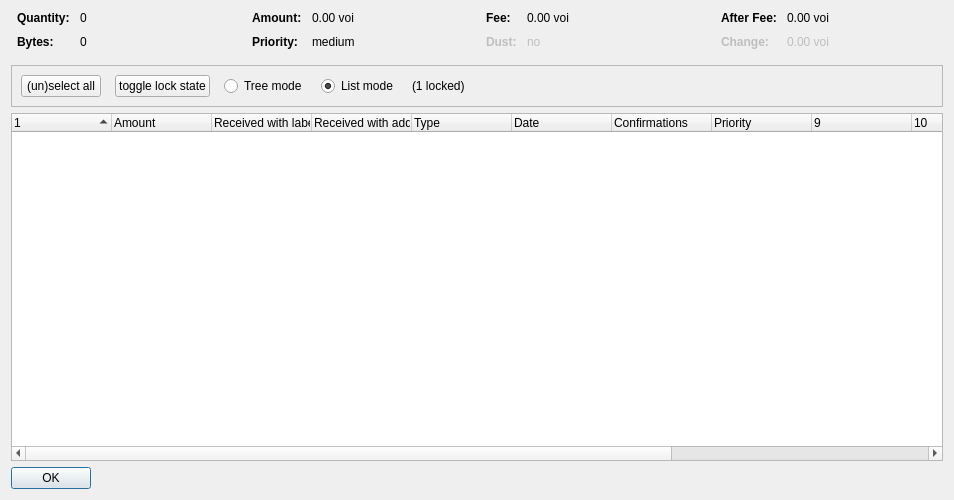
<?xml version="1.0" encoding="UTF-8"?>
<ui version="4.0">
 <class>CoinControlDialog</class>
 <widget class="QDialog" name="CoinControlDialog">
  <property name="geometry">
   <rect>
    <x>0</x>
    <y>0</y>
    <width>954</width>
    <height>500</height>
   </rect>
  </property>
  <property name="windowTitle">
   <string>Coin Selection</string>
  </property>
  <layout class="QVBoxLayout" name="verticalLayout">
   <item>
    <layout class="QHBoxLayout" name="horizontalLayoutTop" stretch="0,0,0,0">
     <property name="topMargin">
      <number>0</number>
     </property>
     <property name="bottomMargin">
      <number>10</number>
     </property>
     <item>
      <layout class="QFormLayout" name="formLayoutCoinControl1">
       <property name="horizontalSpacing">
        <number>10</number>
       </property>
       <property name="verticalSpacing">
        <number>10</number>
       </property>
       <property name="leftMargin">
        <number>6</number>
       </property>
       <property name="rightMargin">
        <number>6</number>
       </property>
       <item row="0" column="0">
        <widget class="QLabel" name="labelCoinControlQuantityText">
         <property name="font">
          <font>
           <weight>75</weight>
           <bold>true</bold>
          </font>
         </property>
         <property name="text">
          <string>Quantity:</string>
         </property>
        </widget>
       </item>
       <item row="0" column="1">
        <widget class="QLabel" name="labelCoinControlQuantity">
         <property name="cursor">
          <cursorShape>IBeamCursor</cursorShape>
         </property>
         <property name="contextMenuPolicy">
          <enum>Qt::ActionsContextMenu</enum>
         </property>
         <property name="text">
          <string notr="true">0</string>
         </property>
         <property name="textInteractionFlags">
          <set>Qt::LinksAccessibleByMouse|Qt::TextSelectableByKeyboard|Qt::TextSelectableByMouse</set>
         </property>
        </widget>
       </item>
       <item row="1" column="0">
        <widget class="QLabel" name="labelCoinControlBytesText">
         <property name="font">
          <font>
           <weight>75</weight>
           <bold>true</bold>
          </font>
         </property>
         <property name="text">
          <string>Bytes:</string>
         </property>
        </widget>
       </item>
       <item row="1" column="1">
        <widget class="QLabel" name="labelCoinControlBytes">
         <property name="cursor">
          <cursorShape>IBeamCursor</cursorShape>
         </property>
         <property name="contextMenuPolicy">
          <enum>Qt::ActionsContextMenu</enum>
         </property>
         <property name="text">
          <string notr="true">0</string>
         </property>
         <property name="textInteractionFlags">
          <set>Qt::LinksAccessibleByMouse|Qt::TextSelectableByKeyboard|Qt::TextSelectableByMouse</set>
         </property>
        </widget>
       </item>
      </layout>
     </item>
     <item>
      <layout class="QFormLayout" name="formLayoutCoinControl2">
       <property name="horizontalSpacing">
        <number>10</number>
       </property>
       <property name="verticalSpacing">
        <number>10</number>
       </property>
       <property name="leftMargin">
        <number>6</number>
       </property>
       <property name="rightMargin">
        <number>6</number>
       </property>
       <item row="0" column="0">
        <widget class="QLabel" name="labelCoinControlAmountText">
         <property name="font">
          <font>
           <weight>75</weight>
           <bold>true</bold>
          </font>
         </property>
         <property name="text">
          <string>Amount:</string>
         </property>
        </widget>
       </item>
       <item row="0" column="1">
        <widget class="QLabel" name="labelCoinControlAmount">
         <property name="cursor">
          <cursorShape>IBeamCursor</cursorShape>
         </property>
         <property name="contextMenuPolicy">
          <enum>Qt::ActionsContextMenu</enum>
         </property>
         <property name="text">
          <string notr="true">0.00 voi</string>
         </property>
         <property name="textInteractionFlags">
          <set>Qt::LinksAccessibleByMouse|Qt::TextSelectableByKeyboard|Qt::TextSelectableByMouse</set>
         </property>
        </widget>
       </item>
       <item row="1" column="0">
        <widget class="QLabel" name="labelCoinControlPriorityText">
         <property name="font">
          <font>
           <weight>75</weight>
           <bold>true</bold>
          </font>
         </property>
         <property name="text">
          <string>Priority:</string>
         </property>
        </widget>
       </item>
       <item row="1" column="1">
        <widget class="QLabel" name="labelCoinControlPriority">
         <property name="cursor">
          <cursorShape>IBeamCursor</cursorShape>
         </property>
         <property name="contextMenuPolicy">
          <enum>Qt::ActionsContextMenu</enum>
         </property>
         <property name="text">
          <string>medium</string>
         </property>
         <property name="textInteractionFlags">
          <set>Qt::LinksAccessibleByMouse|Qt::TextSelectableByKeyboard|Qt::TextSelectableByMouse</set>
         </property>
        </widget>
       </item>
      </layout>
     </item>
     <item>
      <layout class="QFormLayout" name="formLayoutCoinControl3">
       <property name="horizontalSpacing">
        <number>10</number>
       </property>
       <property name="verticalSpacing">
        <number>10</number>
       </property>
       <property name="leftMargin">
        <number>6</number>
       </property>
       <property name="rightMargin">
        <number>6</number>
       </property>
       <item row="0" column="0">
        <widget class="QLabel" name="labelCoinControlFeeText">
         <property name="font">
          <font>
           <weight>75</weight>
           <bold>true</bold>
          </font>
         </property>
         <property name="text">
          <string>Fee:</string>
         </property>
        </widget>
       </item>
       <item row="0" column="1">
        <widget class="QLabel" name="labelCoinControlFee">
         <property name="cursor">
          <cursorShape>IBeamCursor</cursorShape>
         </property>
         <property name="contextMenuPolicy">
          <enum>Qt::ActionsContextMenu</enum>
         </property>
         <property name="text">
          <string notr="true">0.00 voi</string>
         </property>
         <property name="textInteractionFlags">
          <set>Qt::LinksAccessibleByMouse|Qt::TextSelectableByKeyboard|Qt::TextSelectableByMouse</set>
         </property>
        </widget>
       </item>
       <item row="1" column="0">
        <widget class="QLabel" name="labelCoinControlLowOutputText">
         <property name="enabled">
          <bool>false</bool>
         </property>
         <property name="font">
          <font>
           <weight>75</weight>
           <bold>true</bold>
          </font>
         </property>
         <property name="text">
          <string>Dust:</string>
         </property>
        </widget>
       </item>
       <item row="1" column="1">
        <widget class="QLabel" name="labelCoinControlLowOutput">
         <property name="enabled">
          <bool>false</bool>
         </property>
         <property name="cursor">
          <cursorShape>IBeamCursor</cursorShape>
         </property>
         <property name="contextMenuPolicy">
          <enum>Qt::ActionsContextMenu</enum>
         </property>
         <property name="text">
          <string>no</string>
         </property>
         <property name="textInteractionFlags">
          <set>Qt::LinksAccessibleByMouse|Qt::TextSelectableByKeyboard|Qt::TextSelectableByMouse</set>
         </property>
        </widget>
       </item>
      </layout>
     </item>
     <item>
      <layout class="QFormLayout" name="formLayoutCoinControl4">
       <property name="horizontalSpacing">
        <number>10</number>
       </property>
       <property name="verticalSpacing">
        <number>10</number>
       </property>
       <property name="leftMargin">
        <number>6</number>
       </property>
       <property name="rightMargin">
        <number>6</number>
       </property>
       <item row="0" column="0">
        <widget class="QLabel" name="labelCoinControlAfterFeeText">
         <property name="font">
          <font>
           <weight>75</weight>
           <bold>true</bold>
          </font>
         </property>
         <property name="text">
          <string>After Fee:</string>
         </property>
        </widget>
       </item>
       <item row="0" column="1">
        <widget class="QLabel" name="labelCoinControlAfterFee">
         <property name="cursor">
          <cursorShape>IBeamCursor</cursorShape>
         </property>
         <property name="contextMenuPolicy">
          <enum>Qt::ActionsContextMenu</enum>
         </property>
         <property name="text">
          <string notr="true">0.00 voi</string>
         </property>
         <property name="textInteractionFlags">
          <set>Qt::LinksAccessibleByMouse|Qt::TextSelectableByKeyboard|Qt::TextSelectableByMouse</set>
         </property>
        </widget>
       </item>
       <item row="1" column="0">
        <widget class="QLabel" name="labelCoinControlChangeText">
         <property name="enabled">
          <bool>false</bool>
         </property>
         <property name="font">
          <font>
           <weight>75</weight>
           <bold>true</bold>
          </font>
         </property>
         <property name="text">
          <string>Change:</string>
         </property>
        </widget>
       </item>
       <item row="1" column="1">
        <widget class="QLabel" name="labelCoinControlChange">
         <property name="enabled">
          <bool>false</bool>
         </property>
         <property name="cursor">
          <cursorShape>IBeamCursor</cursorShape>
         </property>
         <property name="contextMenuPolicy">
          <enum>Qt::ActionsContextMenu</enum>
         </property>
         <property name="text">
          <string notr="true">0.00 voi</string>
         </property>
         <property name="textInteractionFlags">
          <set>Qt::LinksAccessibleByMouse|Qt::TextSelectableByKeyboard|Qt::TextSelectableByMouse</set>
         </property>
        </widget>
       </item>
      </layout>
     </item>
    </layout>
   </item>
   <item>
    <widget class="QFrame" name="frame">
     <property name="minimumSize">
      <size>
       <width>0</width>
       <height>40</height>
      </size>
     </property>
     <property name="frameShape">
      <enum>QFrame::StyledPanel</enum>
     </property>
     <property name="frameShadow">
      <enum>QFrame::Sunken</enum>
     </property>
     <layout class="QHBoxLayout" name="horizontalLayout">
      <item>
       <layout class="QHBoxLayout" name="horizontalLayoutPanel" stretch="0,0,0,0,0,0">
        <property name="spacing">
         <number>14</number>
        </property>
        <item>
         <widget class="QPushButton" name="pushButtonSelectAll">
          <property name="sizePolicy">
           <sizepolicy hsizetype="Maximum" vsizetype="Fixed">
            <horstretch>0</horstretch>
            <verstretch>0</verstretch>
           </sizepolicy>
          </property>
          <property name="text">
           <string>(un)select all</string>
          </property>
          <property name="autoDefault">
           <bool>false</bool>
          </property>
         </widget>
        </item>
        <item>
         <widget class="QPushButton" name="pushButtonToggleLock">
          <property name="sizePolicy">
           <sizepolicy hsizetype="Maximum" vsizetype="Fixed">
            <horstretch>0</horstretch>
            <verstretch>0</verstretch>
           </sizepolicy>
          </property>
          <property name="text">
           <string>toggle lock state</string>
          </property>
          <property name="autoDefault">
           <bool>false</bool>
          </property>
         </widget>
        </item>
        <item>
         <widget class="QRadioButton" name="radioTreeMode">
          <property name="sizePolicy">
           <sizepolicy hsizetype="Maximum" vsizetype="Fixed">
            <horstretch>0</horstretch>
            <verstretch>0</verstretch>
           </sizepolicy>
          </property>
          <property name="text">
           <string>Tree mode</string>
          </property>
         </widget>
        </item>
        <item>
         <widget class="QRadioButton" name="radioListMode">
          <property name="sizePolicy">
           <sizepolicy hsizetype="Maximum" vsizetype="Fixed">
            <horstretch>0</horstretch>
            <verstretch>0</verstretch>
           </sizepolicy>
          </property>
          <property name="text">
           <string>List mode</string>
          </property>
          <property name="checked">
           <bool>true</bool>
          </property>
         </widget>
        </item>
        <item>
         <widget class="QLabel" name="labelLocked">
          <property name="text">
           <string>(1 locked)</string>
          </property>
         </widget>
        </item>
        <item>
         <spacer name="horizontalSpacer">
          <property name="orientation">
           <enum>Qt::Horizontal</enum>
          </property>
          <property name="sizeHint" stdset="0">
           <size>
            <width>40</width>
            <height>20</height>
           </size>
          </property>
         </spacer>
        </item>
       </layout>
      </item>
     </layout>
    </widget>
   </item>
   <item>
    <widget class="CoinControlTreeWidget" name="treeWidget">
     <property name="contextMenuPolicy">
      <enum>Qt::CustomContextMenu</enum>
     </property>
     <property name="sortingEnabled">
      <bool>false</bool>
     </property>
     <property name="columnCount">
      <number>13</number>
     </property>
     <attribute name="headerShowSortIndicator" stdset="0">
      <bool>true</bool>
     </attribute>
     <attribute name="headerStretchLastSection">
      <bool>false</bool>
     </attribute>
     <column>
      <property name="text">
       <string/>
      </property>
     </column>
     <column>
      <property name="text">
       <string>Amount</string>
      </property>
     </column>
     <column>
      <property name="text">
       <string>Received with label</string>
      </property>
     </column>
     <column>
      <property name="text">
       <string>Received with address</string>
      </property>
     </column>
     <column>
      <property name="text">
	<string>Type</string>
      </property>
     </column>
     <column>
      <property name="text">
       <string>Date</string>
      </property>
     </column>
     <column>
      <property name="text">
       <string>Confirmations</string>
      </property>
      <property name="toolTip">
       <string>Confirmed</string>
      </property>
     </column>
     <column>
      <property name="text">
       <string>Priority</string>
      </property>
     </column>
     <column>
      <property name="text">
       <string/>
      </property>
     </column>
     <column>
      <property name="text">
       <string/>
      </property>
     </column>
     <column>
      <property name="text">
       <string/>
      </property>
     </column>
     <column>
      <property name="text">
       <string/>
      </property>
     </column>
     <column>
      <property name="text">
       <string/>
      </property>
     </column>
    </widget>
   </item>
   <item>
    <widget class="QDialogButtonBox" name="buttonBox">
     <property name="sizePolicy">
      <sizepolicy hsizetype="Maximum" vsizetype="Fixed">
       <horstretch>0</horstretch>
       <verstretch>0</verstretch>
      </sizepolicy>
     </property>
     <property name="orientation">
      <enum>Qt::Horizontal</enum>
     </property>
     <property name="standardButtons">
      <set>QDialogButtonBox::Ok</set>
     </property>
    </widget>
   </item>
  </layout>
 </widget>
 <customwidgets>
  <customwidget>
   <class>CoinControlTreeWidget</class>
   <extends>QTreeWidget</extends>
   <header>coincontroltreewidget.h</header>
  </customwidget>
 </customwidgets>
 <resources/>
 <connections/>
</ui>
